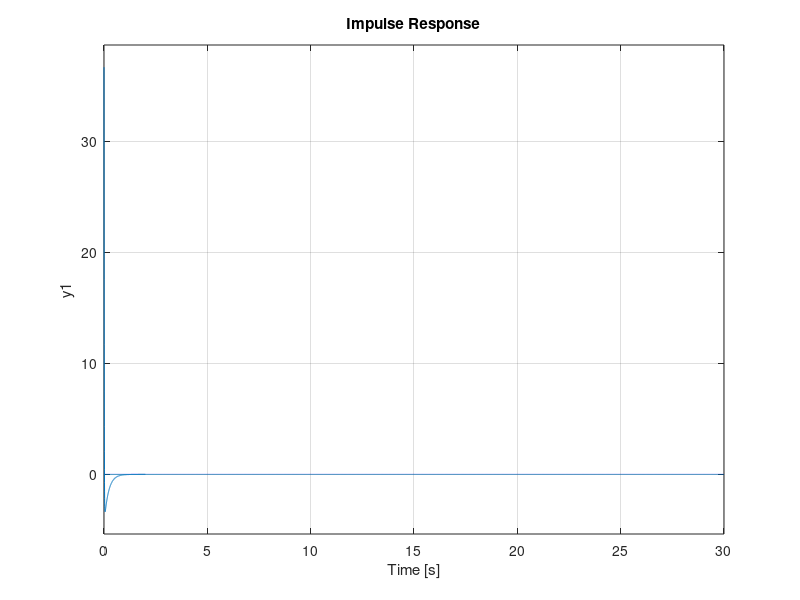

Reproduce this figure in MATLAB.
clear all;
close all;
clc;

Ap = [-5 -0.96875;-8.3333 -104.1666];
Bp = [55 0;36.667 0.0005];
Cp = [1 0;0 1];
Dp = [0 1;1 0];
np = max(size(Ap));
pp = minreal(ss(Ap, Bp, Cp, Dp));
ps = tf(pp);
Bp1 = Bp(:,1);
Bp2 = Bp(:,2);
Cp1 = Cp(1,:);
Cp2 = Cp(2,:);

Gs1 = ss(Ap,Bp1,Cp1,Dp(1,1));
G1 = tf(Gs1);

Gs2 = ss(Ap,Bp2,Cp1,Dp(2,1));
G2 = tf(Gs1);

Gs3 = ss(Ap,Bp1,Cp2,Dp(1,2));
G3 = tf(Gs3);

Gs4 = ss(Ap,Bp2,Cp2,Dp(2,2));
G4 = tf(Gs4);

H = 1;
M = G3;
impulse(M)
hold on

%%
Kp = 71;
Ki = 20;
Kd = 0;

Gc = pid(Kp,Ki,Kd)

Mc = feedback(G3,Gc)
impulse(Mc)
grid on
